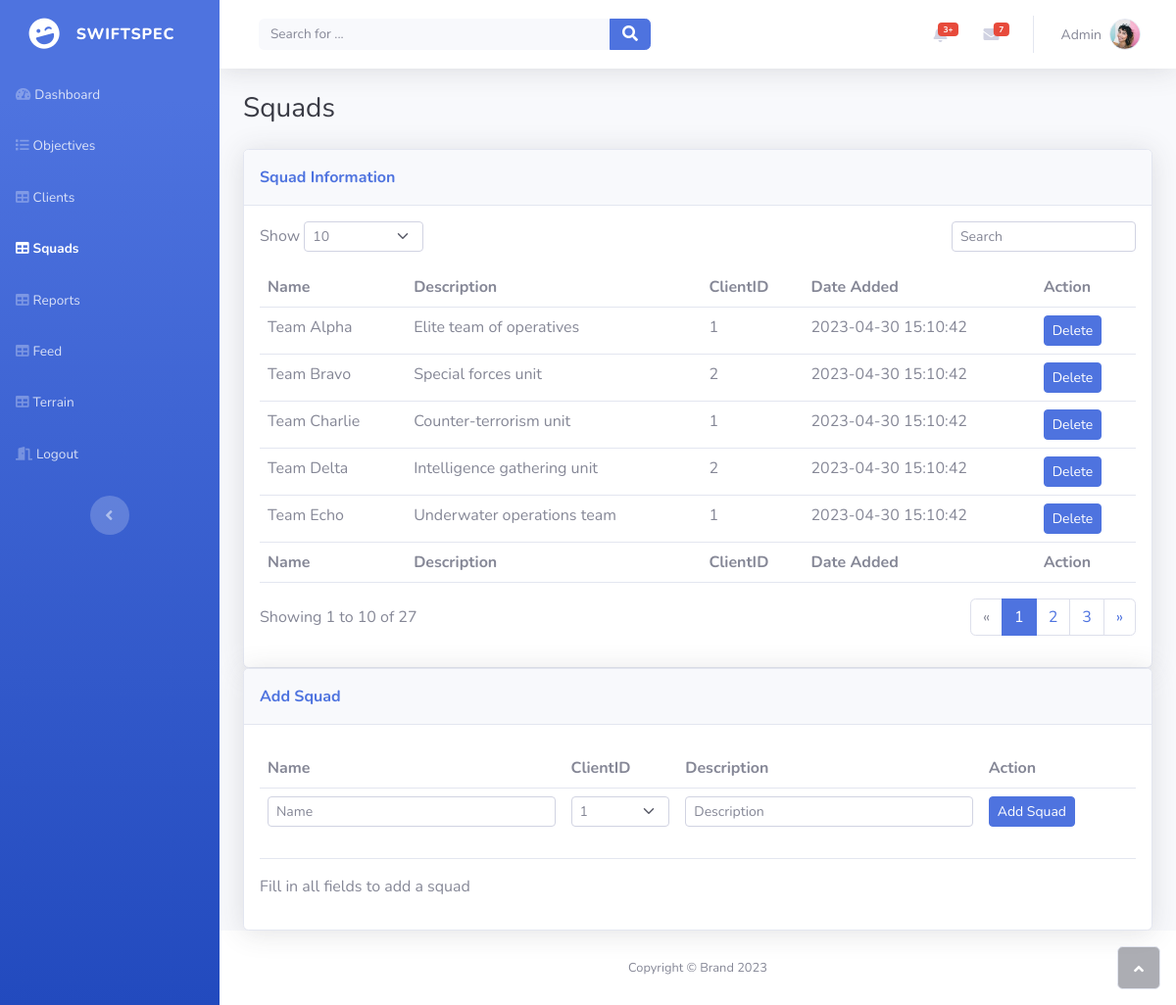
The page /squads.php on the database its author committed.
### tables this page shows
CREATE TABLE `squad` (
  `SquadID` int(11) NOT NULL,
  `SquadName` varchar(50) DEFAULT NULL,
  `Description` varchar(255) DEFAULT NULL,
  `ClientID` int(11) DEFAULT NULL,
  `DateAdded` timestamp NOT NULL DEFAULT current_timestamp() ON UPDATE current_timestamp()
);

### php/displaysquads.php (called while the page is built)
<?php
require_once 'connection.php';
$sql = "SELECT * FROM squad";
$result = $connection->query($sql);
$rows = array();
if ($result->num_rows > 0) {
  while($row = $result->fetch_assoc()) {
    $rows[] = $row;
  }
}
?>

### php/listclients.php (called while the page is built)
<?php
$sql = "SELECT ClientID FROM client ORDER BY ClientID ASC";
$result = $connection->query($sql);
$rows = array();
if ($result->num_rows > 0) {
  while($row = $result->fetch_assoc()) {
    $rows[] = $row;
  }
}
?>

### squads.php (the view, shortened to what this page needs)
<?php
require_once 'php/displaysquads.php';
?>
<!DOCTYPE html>
<html lang="en">
<head>
    <link rel="stylesheet" href="assets/bootstrap/css/bootstrap.min.css">
    <link rel="stylesheet" href="assets/fonts/fontawesome-all.min.css">
</head>
<body id="page-top">
    <div id="wrapper">
        <nav class="navbar navbar-dark align-items-start sidebar sidebar-dark accordion bg-gradient-primary p-0">
            <div class="container-fluid d-flex flex-column p-0"><a class="navbar-brand d-flex justify-content-center align-items-center sidebar-brand m-0" href="#">
                    <div class="sidebar-brand-icon rotate-n-15"><i class="fas fa-laugh-wink"></i></div>
                    <div class="sidebar-brand-text mx-3"><span>SwiftSpec</span></div>
                </a>
                <ul class="navbar-nav text-light" id="accordionSidebar">
                    <li class="nav-item"><a class="nav-link" href="admin.php"><i class="fas fa-tachometer-alt"></i><span>Dashboard</span></a></li>
                    <li class="nav-item"><a class="nav-link" href="Objectives.php"><i class="fas fa-list"></i><span>Objectives</span></a></li>
                    <li class="nav-item"><a class="nav-link" href="clients.php"><i class="fas fa-table"></i><span>Clients</span></a></li>
                    <li class="nav-item"><a class="nav-link active" href="squads.php"><i class="fas fa-table"></i><span>Squads</span></a></li>
                    <li class="nav-item"><a class="nav-link" href="reports.php"><i class="fas fa-table"></i><span>Reports</span></a></li>
                    <li class="nav-item"><a class="nav-link" href="feed.php"><i class="fas fa-table"></i><span>Feed</span></a></li>
                    <li class="nav-item"><a class="nav-link" href="terrain.php"><i class="fas fa-table"></i><span>Terrain</span></a></li>
                    <li class="nav-item"><a class="nav-link" href="php/logout.php"><i class="fas fa-door-open"></i><span>Logout</span></a></li>
                </ul>
                <div class="text-center d-none d-md-inline"><button class="btn rounded-circle border-0" id="sidebarToggle" type="button"></button></div>
            </div>
        </nav>
        <div class="d-flex flex-column" id="content-wrapper">
            <div id="content">
                <nav class="navbar navbar-light navbar-expand bg-white shadow mb-4 topbar static-top">
                    <div class="container-fluid"><button class="btn btn-link d-md-none rounded-circle me-3" id="sidebarToggleTop" type="button"><i class="fas fa-bars"></i></button>
                        <form class="d-none d-sm-inline-block me-auto ms-md-3 my-2 my-md-0 mw-100 navbar-search">
                            <div class="input-group"><input class="bg-light form-control border-0 small" type="text" placeholder="Search for ..."><button class="btn btn-primary py-0" type="button"><i class="fas fa-search"></i></button></div>
                        </form>
                        <ul class="navbar-nav flex-nowrap ms-auto">
                            <li class="nav-item dropdown no-arrow mx-1">
                                <div class="nav-item dropdown no-arrow"><a class="dropdown-toggle nav-link" aria-expanded="false" data-bs-toggle="dropdown" href="#"><span class="badge bg-danger badge-counter">3+</span><i class="fas fa-bell fa-fw"></i></a>
                                </div>
                            </li>
                            <li class="nav-item dropdown no-arrow mx-1">
                                <div class="nav-item dropdown no-arrow"><a class="dropdown-toggle nav-link" aria-expanded="false" data-bs-toggle="dropdown" href="#"><span class="badge bg-danger badge-counter">7</span><i class="fas fa-envelope fa-fw"></i></a>
                                </div>
                            </li>
                            <li class="nav-item dropdown no-arrow">
                                <div class="nav-item dropdown no-arrow"><a class="dropdown-toggle nav-link" aria-expanded="false" data-bs-toggle="dropdown" href="#"><span class="d-none d-lg-inline me-2 text-gray-600 small">Admin</span><img class="border rounded-circle img-profile" src="assets/img/avatars/avatar1.jpeg"></a>
                                </div>
                            </li>
                        </ul>
                    </div>
                </nav>
                <div class="container-fluid">
                    <h3 class="text-dark mb-4">Squads</h3>
                    <div class="card shadow">
                        <div class="card-header py-3">
                            <p class="text-primary m-0 fw-bold">Squad Information</p>
                        </div>
                        <div class="card-body">
                            <div class="row">
                                <div class="col-md-6 text-nowrap">
                                    <div id="dataTable_length" class="dataTables_length" aria-controls="dataTable"><label class="form-label">Show&nbsp;<select class="d-inline-block form-select form-select-sm">
                                                <option value="10" selected="">10</option>
                                            </select>&nbsp;</label></div>
                                </div>
                                <div class="col-md-6">
                                    <div class="text-md-end dataTables_filter" id="dataTable_filter"><label class="form-label"><input type="search" class="form-control form-control-sm" aria-controls="dataTable" placeholder="Search"></label></div>
                                </div>
                            </div>
                            <div class="table-responsive table mt-2" id="dataTable" role="grid" aria-describedby="dataTable_info">
                                <table class="table my-0" id="dataTable">
                                    <thead>
                                        <tr>
                                            <th>Name</th>
                                            <th>Description</th>
                                            <th>ClientID</th>
                                            <th>Date Added</th>
                                            <th>Action</th>
                                        </tr>
                                    </thead>
                                    <tbody>
                                        <?php foreach ($rows as $row) : ?>
                                            <tr>
                                                <td><?php echo $row['SquadName']; ?></td>
                                                <td><?php echo $row['Description']; ?></td>
                                                <td><?php echo $row['ClientID']; ?></td>
                                                <td><?php echo $row['DateAdded']; ?></td>
                                                <td>
                                                    <form method="POST" action="php/deletesquad.php">
                                                        <button class="btn btn-primary btn-sm" name="SquadID" value="<?php echo $row['SquadID']; ?>">Delete</button>
                                                    </form>
                                                </td>
                                            </tr>
                                        <?php endforeach; ?>
                                    </tbody>
                                    <tfoot>
                                        <tr>
                                            <td><strong>Name</strong></td>
                                            <td><strong>Description</strong></td>
                                            <td><strong>ClientID</strong></td>
                                            <td><strong>Date Added</strong></td>
                                            <td><strong>Action</strong></td>
                                        </tr>
                                    </tfoot>
                                </table>
                            </div>
                            <div class="row">
                                <div class="col-md-6 align-self-center">
                                    <p id="dataTable_info" class="dataTables_info" role="status" aria-live="polite">Showing 1 to 10 of 27</p>
                                </div>
                                <div class="col-md-6">
                                    <nav class="d-lg-flex justify-content-lg-end dataTables_paginate paging_simple_numbers">
                                        <ul class="pagination">
                                            <li class="page-item disabled"><a class="page-link" aria-label="Previous" href="#"><span aria-hidden="true">«</span></a></li>
                                            <li class="page-item active"><a class="page-link" href="#">1</a></li>
                                            <li class="page-item"><a class="page-link" href="#">2</a></li>
                                            <li class="page-item"><a class="page-link" href="#">3</a></li>
                                            <li class="page-item"><a class="page-link" aria-label="Next" href="#"><span aria-hidden="true">»</span></a></li>
                                        </ul>
                                    </nav>
                                </div>
                            </div>
                        </div>
                    </div>
                    <div class="card shadow">
                        <div class="card-header py-3">
                            <p class="text-primary m-0 fw-bold">Add Squad</p>
                        </div>
                        <div class="card-body">
                            <div class="table-responsive table mt-2" id="dataTable" role="grid" aria-describedby="dataTable_info">
                                <table class="table my-0" id="dataTable">
                                    <thead>
                                        <tr>
                                            <th>Name</th>
                                            <th>ClientID</th>
                                            <th>Description</th>
                                            <th>Action</th>
                                        </tr>
                                    </thead>
                                    <form method="POST" action="php/addsquad.php">
                                        <tbody>
                                            <tr>
                                                <td><input class="form-control form-control-sm" type="text" id="Name" placeholder="Name" name="name"></td>
                                                <td>
                                                    <select class="d-inline-block form-select form-select-sm" name="ClientID">
                                                        <?php
                                                        require_once 'php/listclients.php';
                                                        foreach ($rows as $row) :
                                                            $ClientID = $row['ClientID'];
                                                        ?>
                                                            <option value="<?php echo $ClientID; ?>"><?php echo $ClientID; ?></option>
                                                        <?php endforeach; ?>
                                                    </select>&nbsp;
                                                </td>
                                                <td><input class="form-control form-control-sm" type="text" id="Description" placeholder="Description" name="description"></td>
                                                <td><input type="submit" class="btn btn-primary btn-sm" name="submit" value="Add Squad"></td>
                                            </tr>
                                        </tbody>
                                    </form>
                                </table>
                            </div>
                            <div class="row">
                                <div class="col-md-6 align-self-center">
                                    <p id="dataTable_info" class="dataTables_info" role="status" aria-live="polite">Fill in all fields to add a squad</p>
                                </div>
                                <div class="col-md-6">
                                </div>
                            </div>
                        </div>
                    </div>
                </div>
            </div>
            <footer class="bg-white sticky-footer">
                <div class="container my-auto">
                    <div class="text-center my-auto copyright"><span>Copyright © Brand 2023</span></div>
                </div>
            </footer>
        </div><a class="border rounded d-inline scroll-to-top" href="#page-top"><i class="fas fa-angle-up"></i></a>
    </div>
</body>
</html>

### rows shown on the page
squad: SquadName "Team Alpha", Description "Elite team of operatives", ClientID "1", DateAdded "2023-04-30 15:10:42"
squad: SquadName "Team Bravo", Description "Special forces unit", ClientID "2", DateAdded "2023-04-30 15:10:42"
squad: SquadName "Team Charlie", Description "Counter-terrorism unit", ClientID "1", DateAdded "2023-04-30 15:10:42", $row['SquadID'] 3 (drawn)
squad: SquadName "Team Delta", Description "Intelligence gathering unit", ClientID "2", DateAdded "2023-04-30 15:10:42", $row['SquadID'] 4 (drawn)
squad: SquadName "Team Echo", Description "Underwater operations team", ClientID "1", DateAdded "2023-04-30 15:10:42", $row['SquadID'] 5 (drawn)

### other values the page prints
form field ClientID "1"
